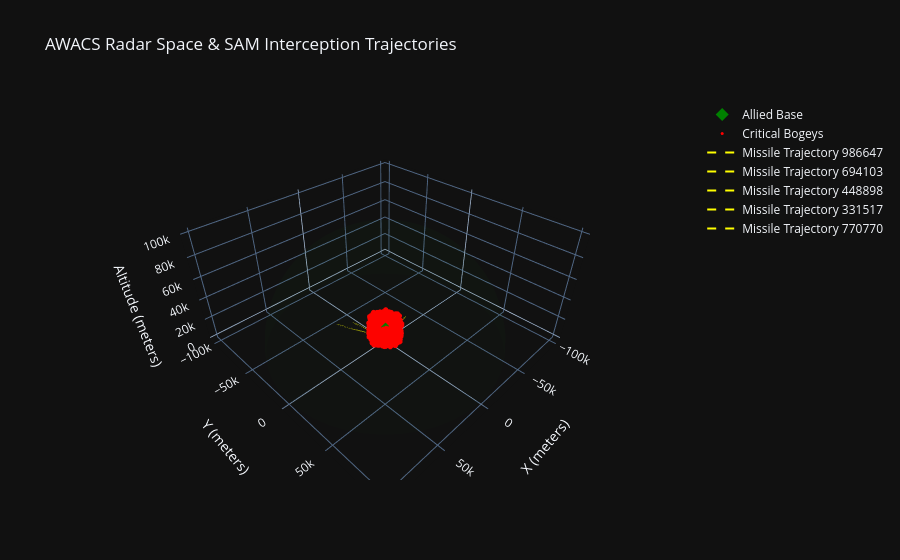

Source (notebook cell):
### Code cell
# Interactive 3D Visualization with Plotly
import plotly.graph_objects as go
import numpy as np

# Plot the Base
fig = go.Figure(data=[go.Scatter3d(
    x=[0], y=[0], z=[0],
    mode='markers',
    marker=dict(size=10, color='green', symbol='diamond'),
    name='Allied Base'
)])

# Generate Radar Dome (Sphere)
theta = np.linspace(0, 2.*np.pi, 50)
phi = np.linspace(0, np.pi/2, 50) # Hemisphere (only above ground)
theta, phi = np.meshgrid(theta, phi)
r = 100000 # 100km Radar Range

x_dome = r * np.sin(phi) * np.cos(theta)
y_dome = r * np.sin(phi) * np.sin(theta)
z_dome = r * np.cos(phi)

fig.add_trace(go.Surface(
    x=x_dome, y=y_dome, z=z_dome,
    opacity=0.1,
    colorscale=[[0, 'rgba(0,255,0,0.1)'], [1, 'rgba(0,255,0,0.1)']],
    showscale=False,
    name='Radar Dome (100km)'
))

# Plot Critical Bogeys
fig.add_trace(go.Scatter3d(
    x=top_threats['x'], y=top_threats['y'], z=top_threats['altitude'],
    mode='markers',
    marker=dict(size=3, color='red'),
    name='Critical Bogeys'
))

# Plot the top 5 Interception Paths
for i, row in top_threats.head(5).iterrows():
    if row['tti'] > 0:
        fig.add_trace(go.Scatter3d(
            x=[0, row['int_x']], y=[0, row['int_y']], z=[0, row['int_z']],
            mode='lines',
            line=dict(color='yellow', width=2, dash='dash'),
            name=f'Missile Trajectory {int(row["bogey_id"])}'
        ))

fig.update_layout(
    title='AWACS Radar Space & SAM Interception Trajectories',
    scene=dict(
        xaxis_title='X (meters)',
        yaxis_title='Y (meters)',
        zaxis_title='Altitude (meters)',
        aspectmode='data'
    ),
    template='plotly_dark'
)

fig.show()

### Figure 1 — Plotly figure (JSON) as saved in the notebook; plotly's stock layout.template omitted (floating-point values rounded to 4 significant figures; data arrays with more than 128 entries replaced by an {"elided": "..."} marker saying what was removed)
{"data": [{"marker": {"color": "green", "size": 10, "symbol": "diamond"}, "mode": "markers", "name": "Allied Base", "type": "scatter3d", "x": [0], "y": [0], "z": [0]}, {"colorscale": [[0, "rgba(0,255,0,0.1)"], [1, "rgba(0,255,0,0.1)"]], "name": "Radar Dome (100km)", "opacity": 0.1, "showscale": false, "type": "surface", "x": {"elided": "50x50 float values"}, "y": {"elided": "50x50 float values"}, "z": {"elided": "50x50 float values"}}, {"marker": {"color": "red", "size": 3}, "mode": "markers", "name": "Critical Bogeys", "type": "scatter3d", "x": {"elided": "1000 float values"}, "y": {"elided": "1000 float values"}, "z": {"elided": "1000 float values"}}, {"line": {"color": "yellow", "dash": "dash", "width": 2}, "mode": "lines", "name": "Missile Trajectory 986647", "type": "scatter3d", "x": [0, -18620.0], "y": [0, 6378.0], "z": [0, 16100.0]}, {"line": {"color": "yellow", "dash": "dash", "width": 2}, "mode": "lines", "name": "Missile Trajectory 694103", "type": "scatter3d", "x": [0, 5503.0], "y": [0, -7583.0], "z": [0, 13010.0]}, {"line": {"color": "yellow", "dash": "dash", "width": 2}, "mode": "lines", "name": "Missile Trajectory 448898", "type": "scatter3d", "x": [0, 28610.0], "y": [0, -29580.0], "z": [0, 14030.0]}, {"line": {"color": "yellow", "dash": "dash", "width": 2}, "mode": "lines", "name": "Missile Trajectory 331517", "type": "scatter3d", "x": [0, 20290.0], "y": [0, -17720.0], "z": [0, 18190.0]}, {"line": {"color": "yellow", "dash": "dash", "width": 2}, "mode": "lines", "name": "Missile Trajectory 770770", "type": "scatter3d", "x": [0, -8477.0], "y": [0, 7264.0], "z": [0, 8722.0]}], "layout": {"scene": {"aspectmode": "data", "xaxis": {"title": {"text": "X (meters)"}}, "yaxis": {"title": {"text": "Y (meters)"}}, "zaxis": {"title": {"text": "Altitude (meters)"}}}, "title": {"text": "AWACS Radar Space & SAM Interception Trajectories"}}}
